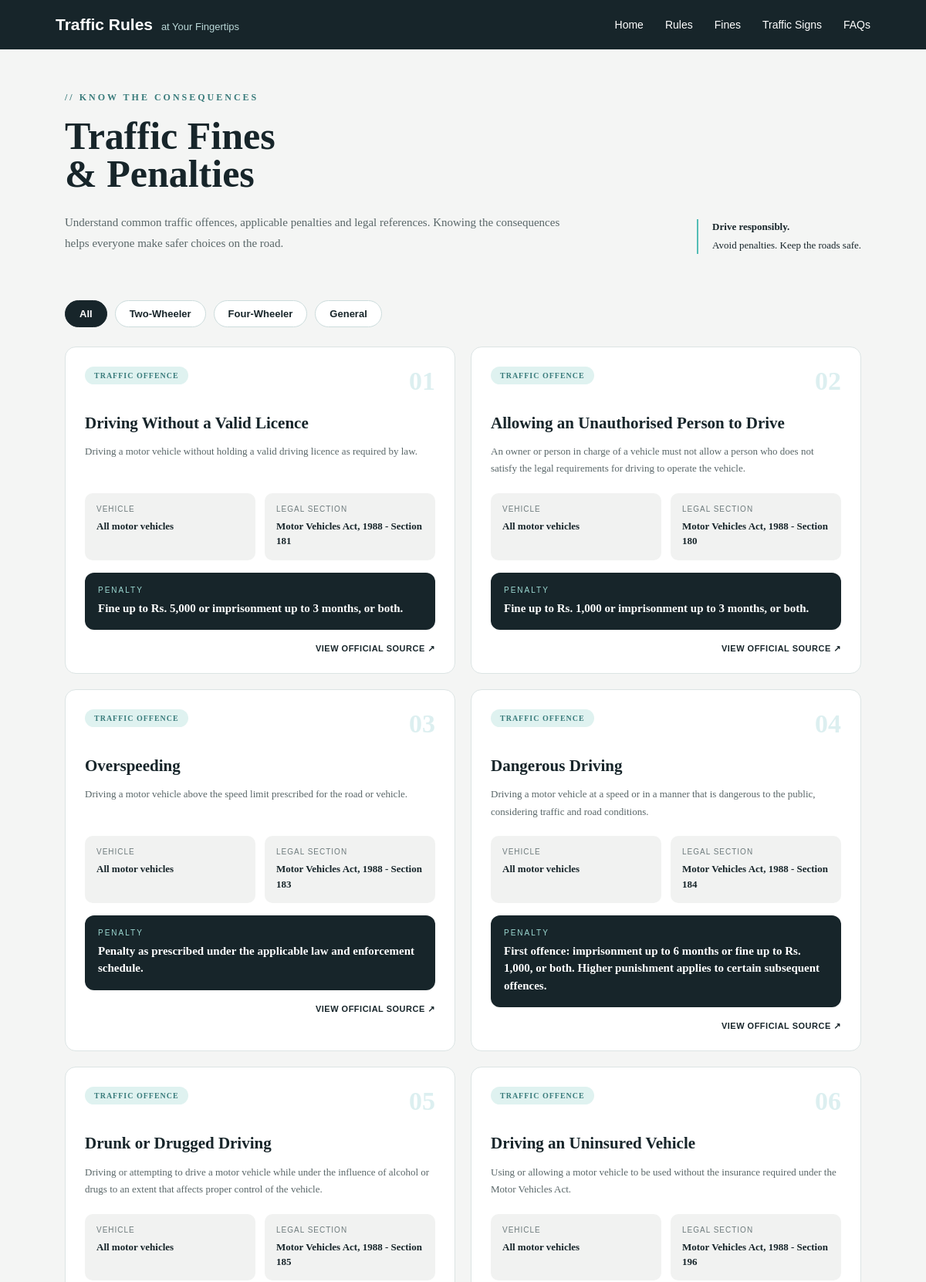
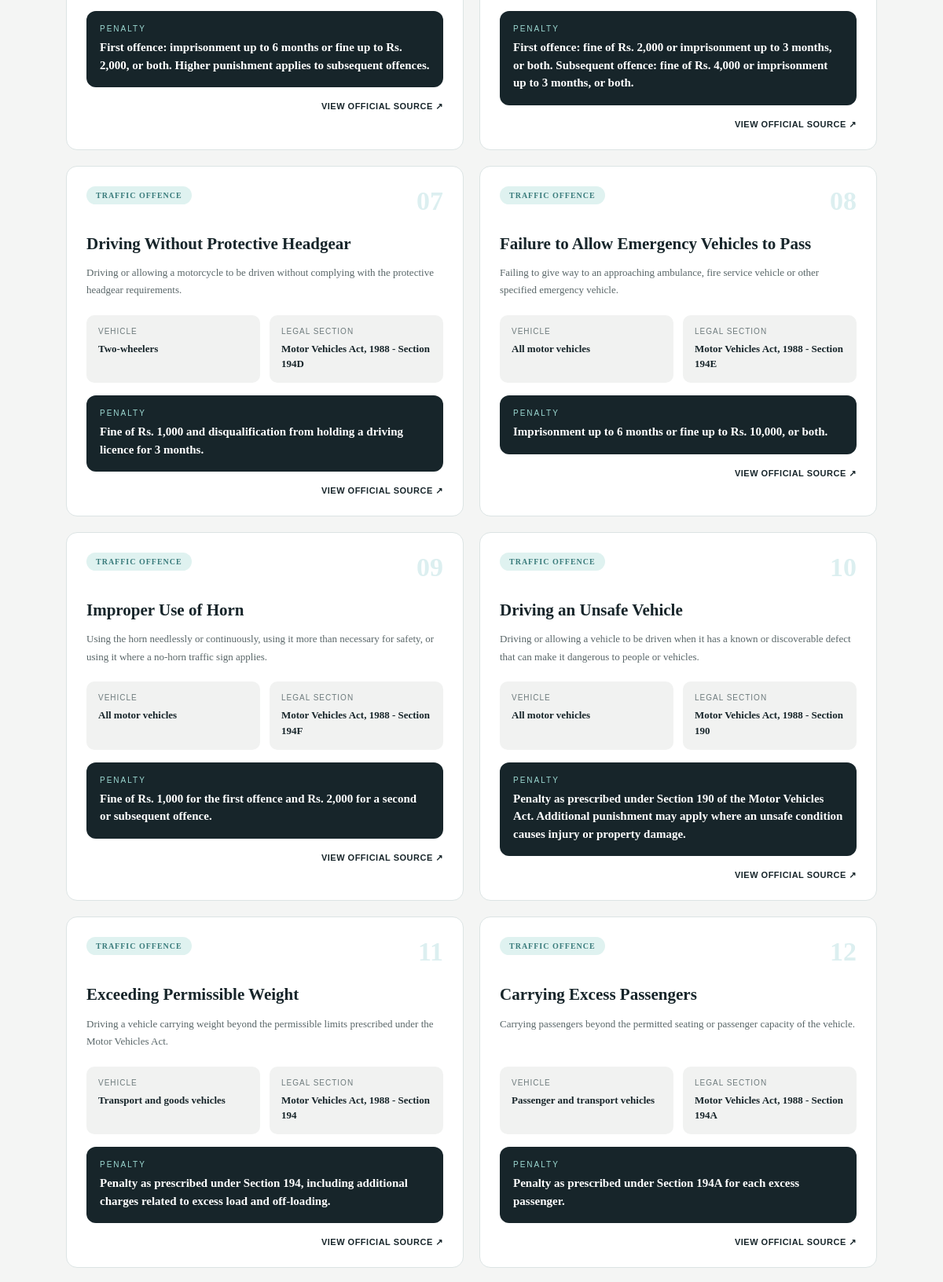
Screenshot of /pages/offences.php (upper part) with the database file from the repository (2 pictures, top to bottom).
### tables this page shows
CREATE TABLE `offences` (
  `offence_id` int(11) NOT NULL,
  `offence_name` varchar(150) NOT NULL,
  `description` text NOT NULL,
  `vehicle_type` varchar(100) NOT NULL,
  `penalty` varchar(255) NOT NULL,
  `legal_reference` varchar(255) NOT NULL,
  `source` varchar(255) NOT NULL,
  `last_updated` date NOT NULL
);

### pages/offences.php (the view, shortened to what this page needs)
<?php
require_once "../config/database.php";
$sql = "SELECT * FROM offences ORDER BY offence_id";
$result = mysqli_query($conn, $sql);
?>
<!DOCTYPE html>
<html lang="en">
<head>
</head>
<body>
<header class="navbar">
    <div class="logo">
        Traffic Rules
        <span>at Your Fingertips</span>
    </div>
    <nav class="nav-links">
        <a href="../index.php">Home</a>
        <a href="traffic_rules.php">Rules</a>
        <a href="offences.php">Fines</a>
        <a href="road_signs.php">Traffic Signs</a>
        <a href="faqs.php">FAQs</a>
    </nav>
</header>
<section class="hero">
    <div class="hero-content">
        <div class="eyebrow">
            // KNOW THE CONSEQUENCES
        </div>
        <h1>
            Traffic Fines<br>
            & Penalties
        </h1>
        <p>
            Understand common traffic offences, applicable penalties
            and legal references. Knowing the consequences helps
            everyone make safer choices on the road.
        </p>
        <div class="hero-note">
            <strong>Drive responsibly.</strong>
            Avoid penalties. Keep the roads safe.
        </div>
    </div>
</section>
<div class="filters">
    <button
        class="filter-btn active"
        onclick="filterOffences('all', this)"
    >
        All
    </button>
    <button
        class="filter-btn"
        onclick="filterOffences('two-wheeler', this)"
    >
        Two-Wheeler
    </button>
    <button
        class="filter-btn"
        onclick="filterOffences('four-wheeler', this)"
    >
        Four-Wheeler
    </button>
    <button
        class="filter-btn"
        onclick="filterOffences('general', this)"
    >
        General
    </button>
</div>
<main class="offences-container">
    <?php if (mysqli_num_rows($result) > 0) { ?>
        <div class="offences-grid">
            <?php while ($row = mysqli_fetch_assoc($result)) {
                $vehicle = strtolower($row["vehicle_type"]);
                if (
                    strpos($vehicle, "two") !== false ||
                    strpos($vehicle, "motorcycle") !== false ||
                    strpos($vehicle, "bike") !== false
                ) {
                    $filter_category = "two-wheeler";
                }
                elseif (
                    strpos($vehicle, "four") !== false ||
                    strpos($vehicle, "car") !== false
                ) {
                    $filter_category = "four-wheeler";
                }
                else {
                    $filter_category = "general";
                }
            ?>
                <article
                    class="offence-card"
                    data-category="<?php echo $filter_category; ?>"
                >
                    <div class="card-top">
                        <span class="offence-label">
                            TRAFFIC OFFENCE
                        </span>
                        <span class="offence-number">
                            <?php
                            echo str_pad(
                                $row["offence_id"],
                                2,
                                "0",
                                STR_PAD_LEFT
                            );
                            ?>
                        </span>
                    </div>
                    <h2>
                        <?php
                        echo htmlspecialchars($row["offence_name"]);
                        ?>
                    </h2>
                    <p class="description">
                        <?php
                        echo htmlspecialchars($row["description"]);
                        ?>
                    </p>
                    <div class="info-grid">
                        <div class="info-box">
                            <span>
                                VEHICLE
                            </span>
                            <strong>
                                <?php
                                echo htmlspecialchars($row["vehicle_type"]);
                                ?>
                            </strong>
                        </div>
                        <div class="info-box">
                            <span>
                                LEGAL SECTION
                            </span>
                            <strong>
                                <?php
                                echo htmlspecialchars($row["legal_reference"]);
                                ?>
                            </strong>
                        </div>
                    </div>
                    <div class="penalty-box">
                        <div class="penalty-label">
                            PENALTY
                        </div>
                        <div class="penalty-text">
                            <?php
                            echo htmlspecialchars($row["penalty"]);
                            ?>
                        </div>
                    </div>
                    <div class="card-footer">
                        <a
                            class="source-link"
                            href="<?php
                            echo htmlspecialchars(
                                $row["source"],
                                ENT_QUOTES,
                                "UTF-8"
                            );
                            ?>"
                            target="_blank"
                            rel="noopener noreferrer"
                        >
                            VIEW OFFICIAL SOURCE ↗
                        </a>
                    </div>
                </article>
            <?php } ?>
        </div>
    <?php } else { ?>
        <div class="no-results">
            No traffic offences are available at the moment.
        </div>
    <?php } ?>
</main>
</body>
</html>

### pages/offences.php (style rules this page uses)
* { margin: 0; padding: 0; box-sizing: border-box; }
body { background: #f4f5f4; color: #17252A; font-family: Georgia, "Times New Roman", serif; }
.navbar { background: #17252A; padding: 20px 6%; display: flex; justify-content: space-between; align-items: center; }
.logo { color: white; font-family: Arial, sans-serif; font-size: 21px; font-weight: bold; }
.logo span { color: #b9d7d7; font-size: 13px; font-weight: normal; margin-left: 5px; }
.nav-links { display: flex; align-items: center; gap: 28px; }
.nav-links a { color: white; text-decoration: none; font-family: Arial, sans-serif; font-size: 14px; transition: 0.2s; }
.hero { background: #f4f5f4; padding: 55px 7% 35px; }
.hero-content { max-width: 1250px; margin: auto; }
.eyebrow { color: #397b7b; font-size: 12px; font-weight: bold; letter-spacing: 3px; margin-bottom: 18px; }
.hero h1 { font-size: 50px; line-height: 0.98; margin-bottom: 25px; }
.hero p { max-width: 650px; color: #596668; font-size: 15px; line-height: 1.8; }
.hero-note { float: right; margin-top: -45px; padding-left: 18px; border-left: 2px solid #53bdb6; font-size: 13px; line-height: 1.6; }
.hero-note strong { display: block; margin-bottom: 3px; }
.filters { max-width: 1250px; margin: 25px auto 25px; padding: 0 7%; display: flex; gap: 10px; flex-wrap: wrap; }
.filter-btn { background: white; border: 1px solid #ccdcdc; border-radius: 25px; padding: 9px 18px; cursor: pointer; font-family: Arial, sans-serif; font-size: 13px; font-weight: bold; color: #17252A; }
.filter-btn:hover, .filter-btn.active { background: #17252A; color: white; border-color: #17252A; }
.offences-container { width: 86%; max-width: 1250px; margin: 0 auto 80px; }
.offences-grid { display: grid; grid-template-columns: repeat(2, 1fr); gap: 20px; }
.offence-card { background: white; border: 1px solid #dce4e4; border-radius: 14px; padding: 25px; transition: 0.25s; }
.card-top { display: flex; justify-content: space-between; align-items: start; }
.offence-label { display: inline-block; background: #dff2f0; color: #397b7b; padding: 6px 12px; border-radius: 20px; font-size: 10px; font-weight: bold; letter-spacing: 1px; }
.offence-number { color: #dceff0; font-size: 34px; font-weight: bold; }
.offence-card h2 { font-size: 21px; line-height: 1.3; margin: 22px 0 12px; }
.description { color: #596668; font-size: 13px; line-height: 1.7; min-height: 45px; }
.info-grid { display: grid; grid-template-columns: 1fr 1fr; gap: 12px; margin-top: 20px; }
.info-box { background: #f1f2f1; border-radius: 10px; padding: 15px; }
.info-box span { display: block; color: #6e7b7d; font-family: Arial, sans-serif; font-size: 10px; letter-spacing: 1px; margin-bottom: 7px; }
.info-box strong { font-size: 13px; line-height: 1.4; }
.penalty-box { background: #17252A; color: white; border-radius: 12px; padding: 17px; margin-top: 16px; }
.penalty-label { color: #9edbd4; font-family: Arial, sans-serif; font-size: 10px; letter-spacing: 2px; margin-bottom: 7px; }
.penalty-text { font-size: 15px; font-weight: bold; line-height: 1.5; }
.card-footer { display: flex; justify-content: flex-end; margin-top: 18px; }
.source-link { color: #17252A; text-decoration: none; font-family: Arial, sans-serif; font-size: 11px; font-weight: bold; letter-spacing: 0.5px; }

### rows the page displays
offences: offence_id "01", offence_name "Driving Without a Valid Licence", description "Driving a motor vehicle without holding a valid driving licence as required by law.", vehicle_type "All motor vehicles", legal_reference "Motor Vehicles Act, 1988 - Section 181", penalty "Fine up to Rs. 5,000 or imprisonment up to 3 months, or both."
offences: offence_id "02", offence_name "Allowing an Unauthorised Person to Drive", description "An owner or person in charge of a vehicle must not allow a person who does not satisfy the legal requirements for driving to operate the vehicle.", vehicle_type "All motor vehicles", legal_reference "Motor Vehicles Act, 1988 - Section 180", penalty "Fine up to Rs. 1,000 or imprisonment up to 3 months, or both."
offences: offence_id "03", offence_name "Overspeeding", description "Driving a motor vehicle above the speed limit prescribed for the road or vehicle.", vehicle_type "All motor vehicles", legal_reference "Motor Vehicles Act, 1988 - Section 183", penalty "Penalty as prescribed under the applicable law and enforcement schedule."
offences: offence_id "04", offence_name "Dangerous Driving", description "Driving a motor vehicle at a speed or in a manner that is dangerous to the public, considering traffic and road conditions.", vehicle_type "All motor vehicles", legal_reference "Motor Vehicles Act, 1988 - Section 184", penalty "First offence: imprisonment up to 6 months or fine up to Rs. 1,000, or both. Higher punishment applies to certain subsequent offences."
offences: offence_id "05", offence_name "Drunk or Drugged Driving", description "Driving or attempting to drive a motor vehicle while under the influence of alcohol or drugs to an extent that affects proper control of the vehicle.", vehicle_type "All motor vehicles", legal_reference "Motor Vehicles Act, 1988 - Section 185", penalty "First offence: imprisonment up to 6 months or fine up to Rs. 2,000, or both. Higher punishment applies to subsequent offences."
offences: offence_id "06", offence_name "Driving an Uninsured Vehicle", description "Using or allowing a motor vehicle to be used without the insurance required under the Motor Vehicles Act.", vehicle_type "All motor vehicles", legal_reference "Motor Vehicles Act, 1988 - Section 196", penalty "First offence: fine of Rs. 2,000 or imprisonment up to 3 months, or both. Subsequent offence: fine of Rs. 4,000 or imprisonment up to 3 months, or both."
offences: offence_id "07", offence_name "Driving Without Protective Headgear", description "Driving or allowing a motorcycle to be driven without complying with the protective headgear requirements.", vehicle_type "Two-wheelers", legal_reference "Motor Vehicles Act, 1988 - Section 194D", penalty "Fine of Rs. 1,000 and disqualification from holding a driving licence for 3 months."
offences: offence_id "08", offence_name "Failure to Allow Emergency Vehicles to Pass", description "Failing to give way to an approaching ambulance, fire service vehicle or other specified emergency vehicle.", vehicle_type "All motor vehicles", legal_reference "Motor Vehicles Act, 1988 - Section 194E", penalty "Imprisonment up to 6 months or fine up to Rs. 10,000, or both."
offences: offence_id "09", offence_name "Improper Use of Horn", description "Using the horn needlessly or continuously, using it more than necessary for safety, or using it where a no-horn traffic sign applies.", vehicle_type "All motor vehicles", legal_reference "Motor Vehicles Act, 1988 - Section 194F", penalty "Fine of Rs. 1,000 for the first offence and Rs. 2,000 for a second or subsequent offence."
offences: offence_id "10", offence_name "Driving an Unsafe Vehicle", description "Driving or allowing a vehicle to be driven when it has a known or discoverable defect that can make it dangerous to people or vehicles.", vehicle_type "All motor vehicles", legal_reference "Motor Vehicles Act, 1988 - Section 190", penalty "Penalty as prescribed under Section 190 of the Motor Vehicles Act. Additional punishment may apply where an unsafe condition causes injury or property damage."
offences: offence_id "11", offence_name "Exceeding Permissible Weight", description "Driving a vehicle carrying weight beyond the permissible limits prescribed under the Motor Vehicles Act.", vehicle_type "Transport and goods vehicles", legal_reference "Motor Vehicles Act, 1988 - Section 194", penalty "Penalty as prescribed under Section 194, including additional charges related to excess load and off-loading."
offences: offence_id "12", offence_name "Carrying Excess Passengers", description "Carrying passengers beyond the permitted seating or passenger capacity of the vehicle.", vehicle_type "Passenger and transport vehicles", legal_reference "Motor Vehicles Act, 1988 - Section 194A", penalty "Penalty as prescribed under Section 194A for each excess passenger."
